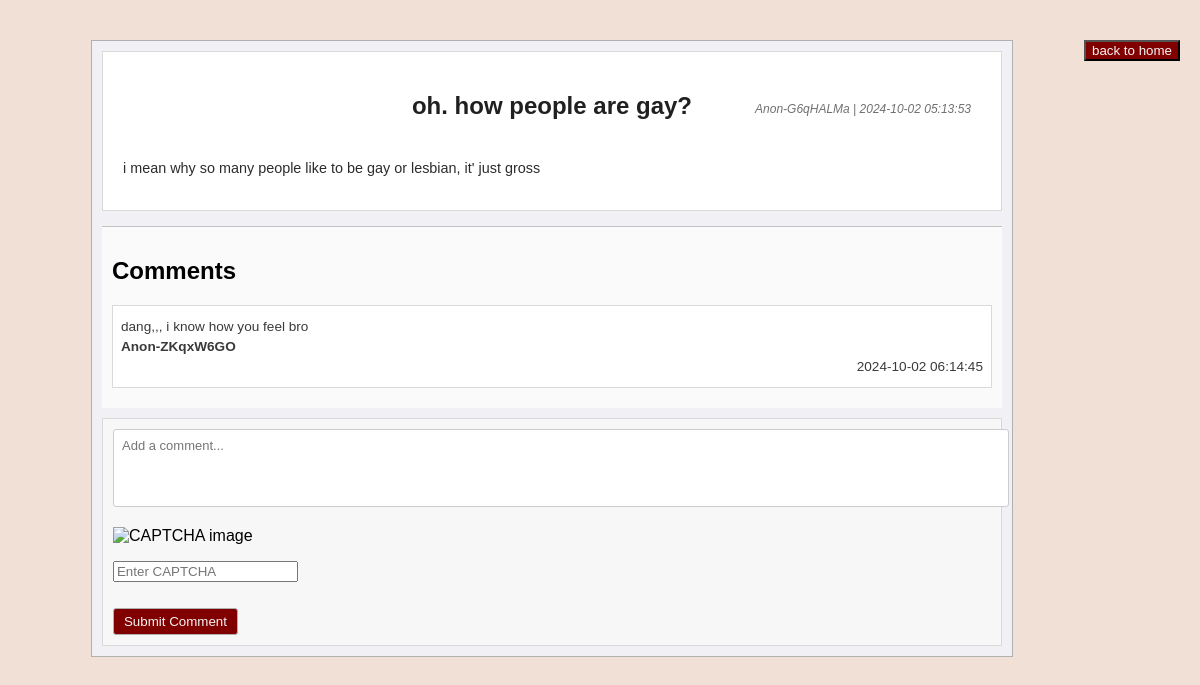
Page /post.php?id=11 on the committed database.
### tables this page shows
CREATE TABLE `posts` (
  `id` int(11) NOT NULL,
  `title` varchar(255) NOT NULL,
  `content` text NOT NULL,
  `category` varchar(100) NOT NULL,
  `user_id` varchar(50) NOT NULL,
  `created_at` timestamp NULL DEFAULT current_timestamp(),
  `image` varchar(255) DEFAULT NULL
);

CREATE TABLE `comments` (
  `id` int(11) NOT NULL,
  `post_id` int(11) NOT NULL,
  `content` text NOT NULL,
  `created_by` varchar(50) NOT NULL,
  `created_at` timestamp NULL DEFAULT current_timestamp(),
  `parent_comment_id` int(11) DEFAULT NULL
);

### post.php (the view, shortened to what this page needs)
<?php
include 'includes/db.php';
$post_id = $_GET['id'];
$query = $pdo->prepare("SELECT * FROM posts WHERE id = :id");
$query->execute(['id' => $post_id]);
$post = $query->fetch();
$stmt = $pdo->prepare("SELECT content, created_by, created_at FROM comments WHERE post_id = :post_id ORDER BY created_at ASC");
$stmt->execute(['post_id' => $post['id']]);
$comments = $stmt->fetchAll();
?>
<!DOCTYPE html>
<html>
<head>
</head>
<body>
    <div class="container">
        <div class="post">
            <div class="post-header">
                <p class="post-user"><?php echo htmlspecialchars($post['user_id']); ?> | <?php echo $post['created_at']; ?></p>
                <h1 class="post-title"><?php echo htmlspecialchars($post['title']); ?></h1>
            </div>
            <div class="post-content">
                <p><?php echo nl2br(htmlspecialchars($post['content'])); ?></p>
            </div>
        </div>
        <div class="comment-section">
            <h2>Comments</h2>
            <?php foreach ($comments as $comment): ?>
                <div class="comment">
                    <p><?php echo nl2br(htmlspecialchars($comment['content'])); ?></p>
                    <p class="comment-user"><?php echo htmlspecialchars($comment['created_by']); ?></p>
                    <p class="comment-timestamp"><?php echo $comment['created_at']; ?></p>
                </div>
            <?php endforeach; ?>
        </div>
        <div class="add-comment">
            <form action="add_comment.php" method="POST">
                <textarea name="content" placeholder="Add a comment..." required></textarea>
                <p><img src="captcha.php" alt="CAPTCHA image"></p>
                <p><input type="text" name="captcha" placeholder="Enter CAPTCHA" required></p>
                <button type="submit" class="submit">Submit Comment</button>
            </form>
        </div>
    </div>
    <footer><a href="index.php"><button class="back-button">back to home</button></a></footer>
</body>
</html>

### post.php (style rules this page uses)
body { font-family: Tahoma, sans-serif; background-color: #f0e0d6; color: #000; margin: 0; padding: 20px; display: flex; justify-content: center; }
.container { width: 100%; max-width: 900px; margin: 20px auto; padding: 10px; background-color: #f0f0f5; border: 1px solid #b0b0b0; position: relative; }
.post { background-color: #ffffff; padding: 20px; margin-bottom: 15px; border: 1px solid #d9d9d9; position: relative; }
.post-header { display: block; margin-bottom: 5px; font-size: 13px; color: #707070; position: relative; }
.post-title { font-size: 1.5rem; font-weight: bold; margin-bottom: 40px; text-align: center; color: #202020; margin-top: 20px; }
.post-user { font-style: italic; font-size: 12px; position: absolute; right: 10px; top: 10px; color: #707070; margin-top: 0; z-index: 1; }
.post-content { font-size: 0.9rem; margin-top: 10px; color: #2c2c2c; }
.comment-section { margin-top: 10px; padding: 10px; border-top: 1px solid #c2c2c2; background-color: #fafafa; }
.comment { background-color: #ffffff; padding: 8px; margin-bottom: 10px; border: 1px solid #d9d9d9; }
.comment p { margin: 5px 0; font-size: 0.85rem; color: #3a3a3a; }
.comment-user { font-weight: bold; font-size: 0.9rem; color: #007700; }
.comment-timestamp { font-size: 0.75rem; color: #999999; text-align: right; }
.add-comment { margin-top: 10px; padding: 10px; border: 1px solid #d9d9d9; background-color: #f7f7f7; }
.add-comment textarea { width: 100%; height: 60px; padding: 8px; border: 1px solid #cccccc; border-radius: 3px; resize: none; font-family: Tahoma, sans-serif; font-size: 13px; }
.add-comment button { margin-top: 10px; padding: 5px 10px; background-color: #800000; color: whitesmoke; border: 1px solid #b0b0b0; border-radius: 3px; cursor: pointer; }
footer { margin-top: 20px; text-align: center; font-size: 12px; }
footer a { color: #0073e6; text-decoration: none; }
.back-button { background-color: #800000; color: whitesmoke; }

### rows in the picture
posts: user "Anon-G6qHALMa", created_at "2024-10-02 05:13:53", title "oh. how people are gay?", content "i mean why so many people like to be gay or lesbian, it' just gross"
comments: content "dang,,, i know how you feel bro", created_by "Anon-ZKqxW6GO", created_at "2024-10-02 06:14:45"
